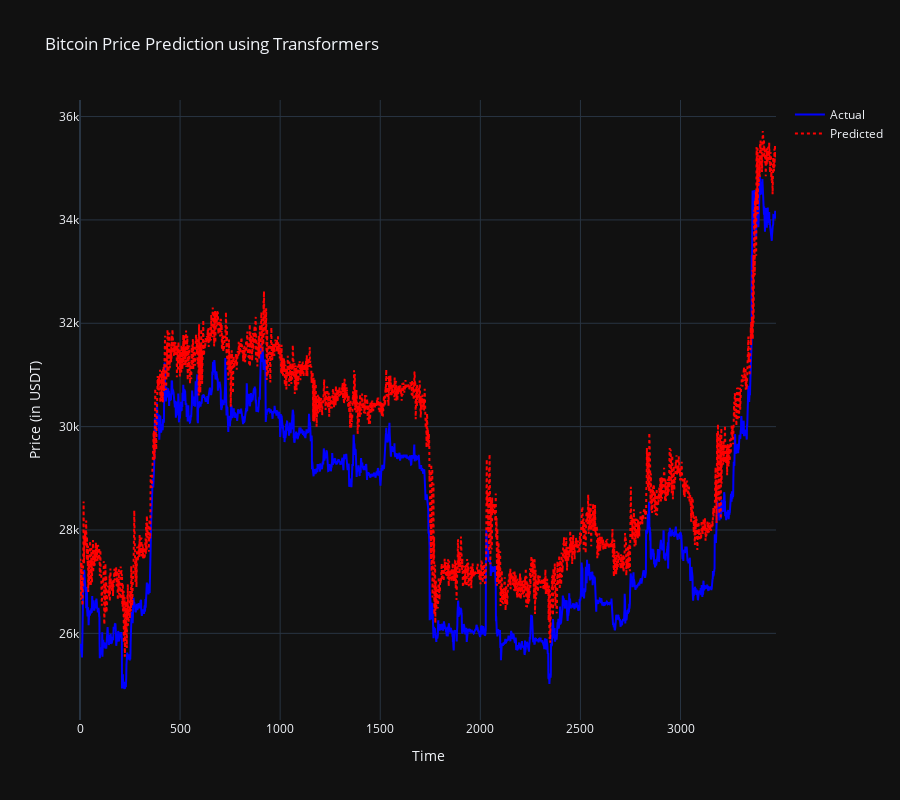

Notebook code cell kept with this figure:
### Markdown cell above
**Evaluation & Visualization**

### Code cell
import plotly.graph_objects as go

# Evaluate the model
mse = model.evaluate(X_test, y_test, verbose=0)
print(f"Mean Squared Error on Test Data: {mse:.4f}")

# Predict on test data
y_pred = model.predict(X_test)

# Convert predictions back to original scale
y_pred_original = target_scaler.inverse_transform(y_pred)
y_test_original = target_scaler.inverse_transform(y_test)

# Create a Plotly figure
fig = go.Figure()

# Add traces for actual and predicted values
fig.add_trace(go.Scatter(x=list(range(len(y_test_original))),
                         y=y_test_original.flatten(),
                         mode='lines',
                         name='Actual',
                         line=dict(color='blue')))
fig.add_trace(go.Scatter(x=list(range(len(y_pred_original))),
                         y=y_pred_original.flatten(),
                         mode='lines',
                         name='Predicted',
                         line=dict(color='red', dash='dot')))

# Update layout for dark mode and set height
fig.update_layout(template="plotly_dark",
                  title="Bitcoin Price Prediction using Transformers",
                  xaxis_title="Time",
                  yaxis_title="Price (in USDT)",
                  height=800)

# Show the plot
fig.show()

### Figure 1 — Plotly figure (JSON) as saved in the notebook; plotly's stock layout.template omitted (floating-point values rounded to 4 significant figures; data arrays with more than 128 entries replaced by an {"elided": "..."} marker saying what was removed)
{"data": [{"line": {"color": "blue"}, "mode": "lines", "name": "Actual", "type": "scatter", "x": {"elided": "3478 int values"}, "y": {"elided": "3478 float values"}}, {"line": {"color": "red", "dash": "dot"}, "mode": "lines", "name": "Predicted", "type": "scatter", "x": {"elided": "3478 int values"}, "y": {"elided": "3478 float values"}}], "layout": {"height": 800, "title": {"text": "Bitcoin Price Prediction using Transformers"}, "xaxis": {"title": {"text": "Time"}}, "yaxis": {"title": {"text": "Price (in USDT)"}}}}
